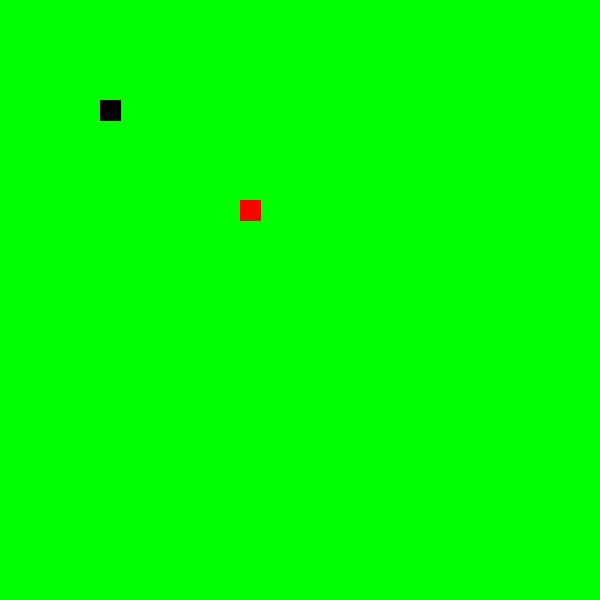
Frame 1 (no input)
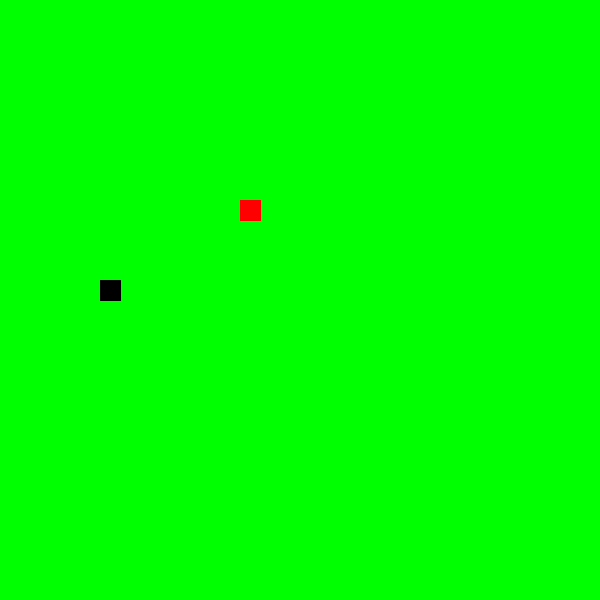
Frame 60 (the mouse pressed at the canvas centre just before this capture)
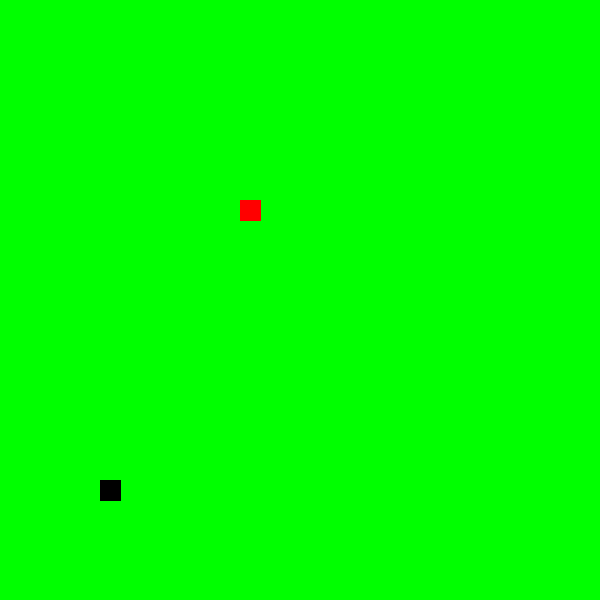
Frame 120 (the mouse held since frame 60 and released just before this capture)

The Processing sketch that drew these frames (run headless with seeded random() and noise(); from frame 60 on, the mouse is pressed at the canvas centre):

// Processing sketch: Snake
// ── Snake.pde
ArrayList<Integer> x = new ArrayList<Integer>(), y = new ArrayList<Integer>();    //si dichiarano due array che conterrano variabili di tipo intero
int w = 30, h = 30, bs = 20, dir = 0, applex = 12, appley = 10;          //dichiarazione delle varie coordinate, bs è il lato del quadrato generato dalla griglia
int[] dx = {0,0,1,-1}, dy = {1,-1,0,0};    //sotto, sopra, destra, sinistra, per impostare la direzione del movimento
boolean gameover = false;            
int punteggio = 0;                               //punteggio totalizzato dal giocatore
private final static color red = #ff0000;
private final static color black = #000000;      //colori
private final static color white = #ffffff;
private final static color green = #00ff00;

void setup(){
  size(600,600);
  x.add(5);    //cord x della generazione del serpente
  y.add(5);    //cord y della generazione del serpente
}

void draw(){
  background(255);   
  for (int i = 0; i < w; i++){
    line(i*bs, 0, i*bs, height);        //line crea una linea, (cordx1, cordy1, cordx2, cordy2, cordz1, cordz2) z1 e z2 non sono obbligatorie
    background(green);                //si colora lo sfondo
  }
  for (int i = 0; i < h; i++){          //per tutta la cord y viene generata una linea
    line(0, i*bs, width, i*bs);
    background(green);                //si colora lo sfondo
  }
  
  for(int i = 0; i < x.size(); i++){
    fill(black);                               //colore della testa
    stroke(black);
    rect(x.get(i)*bs, y.get(i)*bs, bs, bs);    //si crea la testa
    }
    
    if (!gameover){      //se gameover è falso, quindi il giocatore non ha ancora perso
    fill(red);        //colore della mela
    stroke(red);      //bordo della mela
    rect(applex*bs, appley*bs, bs, bs);      //si crea il rettangolo della mela
    
    if(frameCount%6==0){        //framecount contiene il numero di frame da quando si avvia il programma, si usa per aumentare la velocità dello snake
      x.add(0,x.get(0) + dx[dir]);    //aggiunge all'array x, alla posizione 0, il valore x.get(0) + dx[dir] 
      y.add(0,y.get(0) + dy[dir]);    //.add(indice, valore)
      if(x.get(0) < 0 || y.get(0) < 0 || x.get(0) >= w || y.get(0) >= h) gameover = true;      //se il serpente tocca un bordo si fa perdere il giocatore
      if(x.get(0) == applex && y.get(0) == appley){ //verifica del contatto con la mela
        applex = (int)random(0,w);    //si generano delle x e y randomiche da assegnare poi alla mela
        appley = (int)random(0,h);    //l'intero generato ha range 0 - h
        punteggio = punteggio + 5;    //si aggiorna il punteggio
      }
      else{
      x.remove(x.size()-1);      //evita la continua creazione di segmenti ad ogni movimento dello snake
      y.remove(y.size()-1);
      }
    }
    }
    else{
      textSize(20);    //grandezza del testo
      stroke(black);   //colore del bordo del testo
      fill(black);     //colore del testo
      background(white);  //sfondo della finestra
      text("Hai perso! punti totalizzati: " +punteggio  , 150, 60);    //visualizza una stringa a schermo, ha come parametri (stringa da visualizzare, cordx, cordy)
  }
}

void keyPressed() {
  int newdir = key=='s' ? 0 : (key=='w' ? 1 : (key =='d' ? 2 : (key=='a' ? 3 : -1)));  //per verificare la pressione di un tasto
  if (newdir !=  -1) dir = newdir;
}
